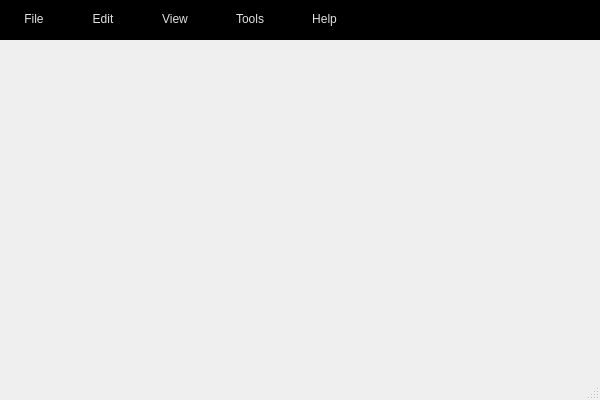
<?xml version="1.0" encoding="UTF-8"?>
<ui version="4.0">
 <class>QtMenuTest2Class</class>
 <widget class="QMainWindow" name="QtMenuTest2Class">
  <property name="geometry">
   <rect>
    <x>0</x>
    <y>0</y>
    <width>600</width>
    <height>400</height>
   </rect>
  </property>
  <property name="windowTitle">
   <string>QtMenuTest2</string>
  </property>
  <property name="styleSheet">
   <string notr="true">/* 메인 메뉴 */
QMenuBar 
{
    /* 메뉴 막대 항목 사이의 간격 */
    spacing: 0px; 

    background: #000000;
}

/* 메인 메뉴 아이템 */
QMenuBar::item 
{
	/* box model : margin - border - padding */
	margin: 0px 0px 0px 0px;
    border-radius: 0px;
    padding: 12px 24px;

    background: #000000;
	color: #E1E1E1;

    font-family: Inter;
    font-size: 12px;
}

QMenuBar::item:selected 
{ 
    background: #2D45EA;
}

QMenuBar::item:hover 
{
    background: #2D45EA;
}

/* 메뉴 전체 */
QMenu 
{
    /* 메뉴 주위에 약간의 간격 */
	/* box model : margin - border - padding */
    margin: 0px 0px; 
    border: 0px 0px;
	padding: 0px 0px;

    background: #222222;
}

QMenu::separator 
{
    width: 176px;
    height: 1px;

	/* box model : margin - border - padding */
    margin: 5px 0px;
    border: 0px 0px;
    padding: 0px 0px;

    background: #333333;;
}

QMenu::indicator 
{
    width: 13px;
    height: 13px;
}

/* 메뉴 아이템 */
QMenu::item 
{
	width: 176px;
	height: 19px;

	/* box model : margin - border - padding */
    margin: 0px 0px;
    border: 0px solid transparent;
    padding: 4px 16px;

    background: #222222;
    color: #FFFFFF;

    font-family: Inter;
    font-style: normal;
    font-weight: normal;
    font-size: 11px;
}

QMenu::item:!enabled 
{
	color: #555555;
}

QMenu::item:enabled 
{
	color: #FFFFFF;
}

QMenu::item:selected 
{
    background: #2D45EA;
}

QMenu::icon:checked 
{ 
}
</string>
  </property>
  <widget class="QWidget" name="centralWidget"/>
  <widget class="QMenuBar" name="menuBar">
   <property name="geometry">
    <rect>
     <x>0</x>
     <y>0</y>
     <width>600</width>
     <height>40</height>
    </rect>
   </property>
   <property name="minimumSize">
    <size>
     <width>0</width>
     <height>40</height>
    </size>
   </property>
   <property name="maximumSize">
    <size>
     <width>16777215</width>
     <height>40</height>
    </size>
   </property>
   <widget class="QMenu" name="menuFile">
    <property name="title">
     <string>File</string>
    </property>
    <addaction name="actionNew_Project"/>
    <addaction name="actionOpen_Project"/>
    <addaction name="actionAdd_Data"/>
    <addaction name="separator"/>
    <addaction name="actionSave_Project"/>
    <addaction name="actionExport"/>
    <addaction name="separator"/>
    <addaction name="actionQuit"/>
   </widget>
   <widget class="QMenu" name="menuEdit">
    <property name="title">
     <string>Edit</string>
    </property>
    <addaction name="actionEdit_Project"/>
   </widget>
   <widget class="QMenu" name="menuView">
    <property name="title">
     <string>View</string>
    </property>
   </widget>
   <widget class="QMenu" name="menuTools">
    <property name="title">
     <string>Tools</string>
    </property>
   </widget>
   <widget class="QMenu" name="menuHelp">
    <property name="title">
     <string>Help</string>
    </property>
   </widget>
   <addaction name="menuFile"/>
   <addaction name="menuEdit"/>
   <addaction name="menuView"/>
   <addaction name="menuTools"/>
   <addaction name="menuHelp"/>
  </widget>
  <widget class="QStatusBar" name="statusBar"/>
  <action name="actionNew_File">
   <property name="text">
    <string>New File</string>
   </property>
  </action>
  <action name="actionExit">
   <property name="text">
    <string>Exit</string>
   </property>
  </action>
  <action name="actionNew_Project_tCtrl_N">
   <property name="text">
    <string>New Project\tCtrl+N</string>
   </property>
   <property name="shortcut">
    <string>Ctrl+N</string>
   </property>
  </action>
  <action name="actionNew_Project">
   <property name="text">
    <string>New Project</string>
   </property>
   <property name="shortcut">
    <string>Ctrl+N</string>
   </property>
  </action>
  <action name="actionOpen_Project">
   <property name="text">
    <string>Open Project</string>
   </property>
   <property name="shortcut">
    <string>Ctrl+O</string>
   </property>
  </action>
  <action name="actionAdd_Data">
   <property name="enabled">
    <bool>false</bool>
   </property>
   <property name="text">
    <string>Add Data</string>
   </property>
   <property name="shortcut">
    <string>Ctrl+I</string>
   </property>
  </action>
  <action name="actionSave_Project">
   <property name="text">
    <string>Save Project</string>
   </property>
   <property name="shortcut">
    <string>Ctrl+S</string>
   </property>
  </action>
  <action name="actionExport">
   <property name="text">
    <string>Export</string>
   </property>
   <property name="shortcut">
    <string>Ctrl+E</string>
   </property>
  </action>
  <action name="actionQuit">
   <property name="text">
    <string>Quit</string>
   </property>
   <property name="shortcut">
    <string>Ctrl+Q</string>
   </property>
  </action>
  <action name="actionEdit_Project">
   <property name="text">
    <string>Edit Project</string>
   </property>
  </action>
 </widget>
 <layoutdefault spacing="6" margin="11"/>
 <resources>
  <include location="../../Downloads/QtMenuTest2+(3)/QtMenuTest2.qrc"/>
 </resources>
 <connections/>
</ui>
